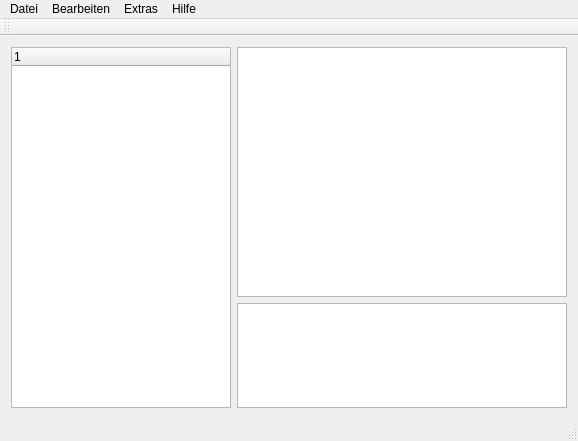
<?xml version="1.0" encoding="UTF-8"?>
<ui version="4.0">
 <class>MainWindow</class>
 <widget class="QMainWindow" name="MainWindow">
  <property name="geometry">
   <rect>
    <x>0</x>
    <y>0</y>
    <width>578</width>
    <height>441</height>
   </rect>
  </property>
  <property name="windowTitle">
   <string>MainWindow</string>
  </property>
  <widget class="QWidget" name="centralWidget">
   <layout class="QVBoxLayout" name="verticalLayout">
    <item>
     <layout class="QHBoxLayout" name="horizontalLayout">
      <item>
       <widget class="QTreeWidget" name="treeWidget">
        <property name="maximumSize">
         <size>
          <width>220</width>
          <height>16777215</height>
         </size>
        </property>
        <property name="baseSize">
         <size>
          <width>20</width>
          <height>0</height>
         </size>
        </property>
        <column>
         <property name="text">
          <string notr="true">1</string>
         </property>
        </column>
       </widget>
      </item>
      <item>
       <layout class="QVBoxLayout" name="verticalLayout_2">
        <item>
         <widget class="QGraphicsView" name="graphicsView">
          <property name="minimumSize">
           <size>
            <width>0</width>
            <height>250</height>
           </size>
          </property>
         </widget>
        </item>
        <item>
         <widget class="QTableWidget" name="tableWidget"/>
        </item>
       </layout>
      </item>
     </layout>
    </item>
   </layout>
  </widget>
  <widget class="QMenuBar" name="menuBar">
   <property name="geometry">
    <rect>
     <x>0</x>
     <y>0</y>
     <width>578</width>
     <height>29</height>
    </rect>
   </property>
   <widget class="QMenu" name="menuDatei">
    <property name="title">
     <string>Datei</string>
    </property>
    <addaction name="actionNeue_Maschine_erstellen"/>
    <addaction name="actionNeue_Baugruppe_erstellen"/>
    <addaction name="actionMaschine_ffnen"/>
    <addaction name="actionSpeichern"/>
    <addaction name="actionSpeichern_unter"/>
    <addaction name="actionBeenden"/>
   </widget>
   <widget class="QMenu" name="menuBearbeiten">
    <property name="title">
     <string>Bearbeiten</string>
    </property>
    <addaction name="actionMaschine_umbenennen"/>
   </widget>
   <widget class="QMenu" name="menuExtras">
    <property name="title">
     <string>Extras</string>
    </property>
    <addaction name="actionOptionen"/>
   </widget>
   <widget class="QMenu" name="menuHilfe">
    <property name="title">
     <string>Hilfe</string>
    </property>
   </widget>
   <addaction name="menuDatei"/>
   <addaction name="menuBearbeiten"/>
   <addaction name="menuExtras"/>
   <addaction name="menuHilfe"/>
  </widget>
  <widget class="QToolBar" name="mainToolBar">
   <attribute name="toolBarArea">
    <enum>TopToolBarArea</enum>
   </attribute>
   <attribute name="toolBarBreak">
    <bool>false</bool>
   </attribute>
  </widget>
  <widget class="QStatusBar" name="statusBar"/>
  <action name="actionNeue_Baugruppe_erstellen">
   <property name="enabled">
    <bool>false</bool>
   </property>
   <property name="text">
    <string>Neue Baugruppe erstellen</string>
   </property>
  </action>
  <action name="actionNeue_Maschine_erstellen">
   <property name="text">
    <string>Neue Maschine erstellen</string>
   </property>
  </action>
  <action name="actionBaugruppe_ffnen">
   <property name="text">
    <string>Baugruppe öffnen</string>
   </property>
   <property name="shortcut">
    <string>Ctrl+B</string>
   </property>
  </action>
  <action name="actionMaschine_ffnen">
   <property name="text">
    <string>Maschine öffnen</string>
   </property>
   <property name="shortcut">
    <string>Ctrl+M</string>
   </property>
  </action>
  <action name="actionBaugruppe_l_schen">
   <property name="text">
    <string>Baugruppe löschen</string>
   </property>
   <property name="shortcut">
    <string>Ctrl+Shift+B</string>
   </property>
  </action>
  <action name="actionMaschinen_l_schen">
   <property name="text">
    <string>Maschinen löschen</string>
   </property>
   <property name="shortcut">
    <string>Ctrl+Shift+M</string>
   </property>
  </action>
  <action name="actionSpeichern">
   <property name="text">
    <string>Speichern</string>
   </property>
   <property name="shortcut">
    <string>Ctrl+S</string>
   </property>
  </action>
  <action name="actionSpeichern_unter">
   <property name="text">
    <string>Speichern unter</string>
   </property>
  </action>
  <action name="actionBeenden">
   <property name="text">
    <string>Beenden</string>
   </property>
   <property name="shortcut">
    <string>Ctrl+Q</string>
   </property>
  </action>
  <action name="actionMaschine_umbenennen">
   <property name="enabled">
    <bool>false</bool>
   </property>
   <property name="text">
    <string>Maschine umbenennen</string>
   </property>
  </action>
  <action name="actionOptionen">
   <property name="text">
    <string>Optionen</string>
   </property>
  </action>
 </widget>
 <layoutdefault spacing="6" margin="11"/>
 <resources/>
 <connections/>
</ui>
